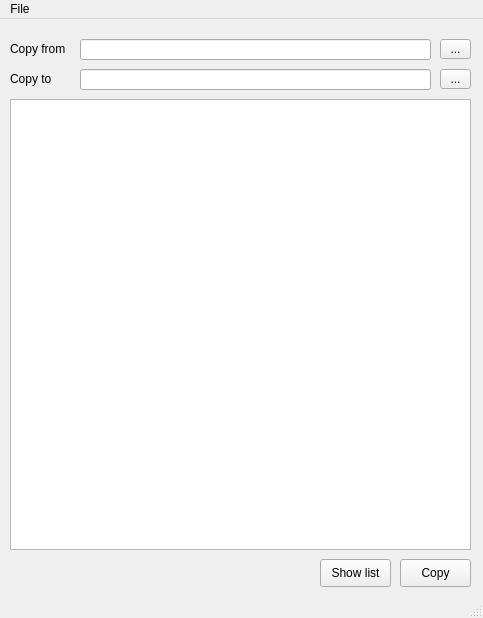
<?xml version="1.0" encoding="UTF-8"?>
<ui version="4.0">
 <class>MainWindow</class>
 <widget class="QMainWindow" name="MainWindow">
  <property name="geometry">
   <rect>
    <x>0</x>
    <y>0</y>
    <width>483</width>
    <height>618</height>
   </rect>
  </property>
  <property name="windowTitle">
   <string>MainWindow</string>
  </property>
  <widget class="QWidget" name="centralwidget">
   <widget class="QLineEdit" name="lineEdit_PATH_TO_SOURCE">
    <property name="geometry">
     <rect>
      <x>80</x>
      <y>20</y>
      <width>351</width>
      <height>21</height>
     </rect>
    </property>
   </widget>
   <widget class="QLineEdit" name="lineEdit_PATH_TO_OUTPUT">
    <property name="geometry">
     <rect>
      <x>80</x>
      <y>50</y>
      <width>351</width>
      <height>21</height>
     </rect>
    </property>
   </widget>
   <widget class="QToolButton" name="toolButton_PATH_TO_SOURCE">
    <property name="geometry">
     <rect>
      <x>440</x>
      <y>20</y>
      <width>31</width>
      <height>20</height>
     </rect>
    </property>
    <property name="text">
     <string>...</string>
    </property>
   </widget>
   <widget class="QToolButton" name="toolButton_PATH_TO_OUTPUT">
    <property name="geometry">
     <rect>
      <x>440</x>
      <y>50</y>
      <width>31</width>
      <height>20</height>
     </rect>
    </property>
    <property name="text">
     <string>...</string>
    </property>
   </widget>
   <widget class="QTextBrowser" name="textBrowser">
    <property name="geometry">
     <rect>
      <x>10</x>
      <y>80</y>
      <width>461</width>
      <height>451</height>
     </rect>
    </property>
   </widget>
   <widget class="QPushButton" name="pushButton_COPY">
    <property name="geometry">
     <rect>
      <x>400</x>
      <y>540</y>
      <width>71</width>
      <height>28</height>
     </rect>
    </property>
    <property name="text">
     <string>Copy</string>
    </property>
   </widget>
   <widget class="QLabel" name="label_COPY_FROM">
    <property name="geometry">
     <rect>
      <x>10</x>
      <y>20</y>
      <width>61</width>
      <height>20</height>
     </rect>
    </property>
    <property name="text">
     <string>Copy from</string>
    </property>
   </widget>
   <widget class="QLabel" name="label_COPY_TO">
    <property name="geometry">
     <rect>
      <x>10</x>
      <y>50</y>
      <width>61</width>
      <height>20</height>
     </rect>
    </property>
    <property name="text">
     <string>Copy to</string>
    </property>
   </widget>
   <widget class="QPushButton" name="pushButton_SHOW_LIST">
    <property name="geometry">
     <rect>
      <x>320</x>
      <y>540</y>
      <width>71</width>
      <height>28</height>
     </rect>
    </property>
    <property name="text">
     <string>Show list</string>
    </property>
   </widget>
  </widget>
  <widget class="QMenuBar" name="menubar">
   <property name="geometry">
    <rect>
     <x>0</x>
     <y>0</y>
     <width>483</width>
     <height>25</height>
    </rect>
   </property>
   <widget class="QMenu" name="menuFile">
    <property name="title">
     <string>File</string>
    </property>
    <addaction name="actionExit"/>
   </widget>
   <addaction name="menuFile"/>
  </widget>
  <widget class="QStatusBar" name="statusbar"/>
  <action name="actionExit">
   <property name="text">
    <string>Exit</string>
   </property>
  </action>
 </widget>
 <resources/>
 <connections/>
</ui>
